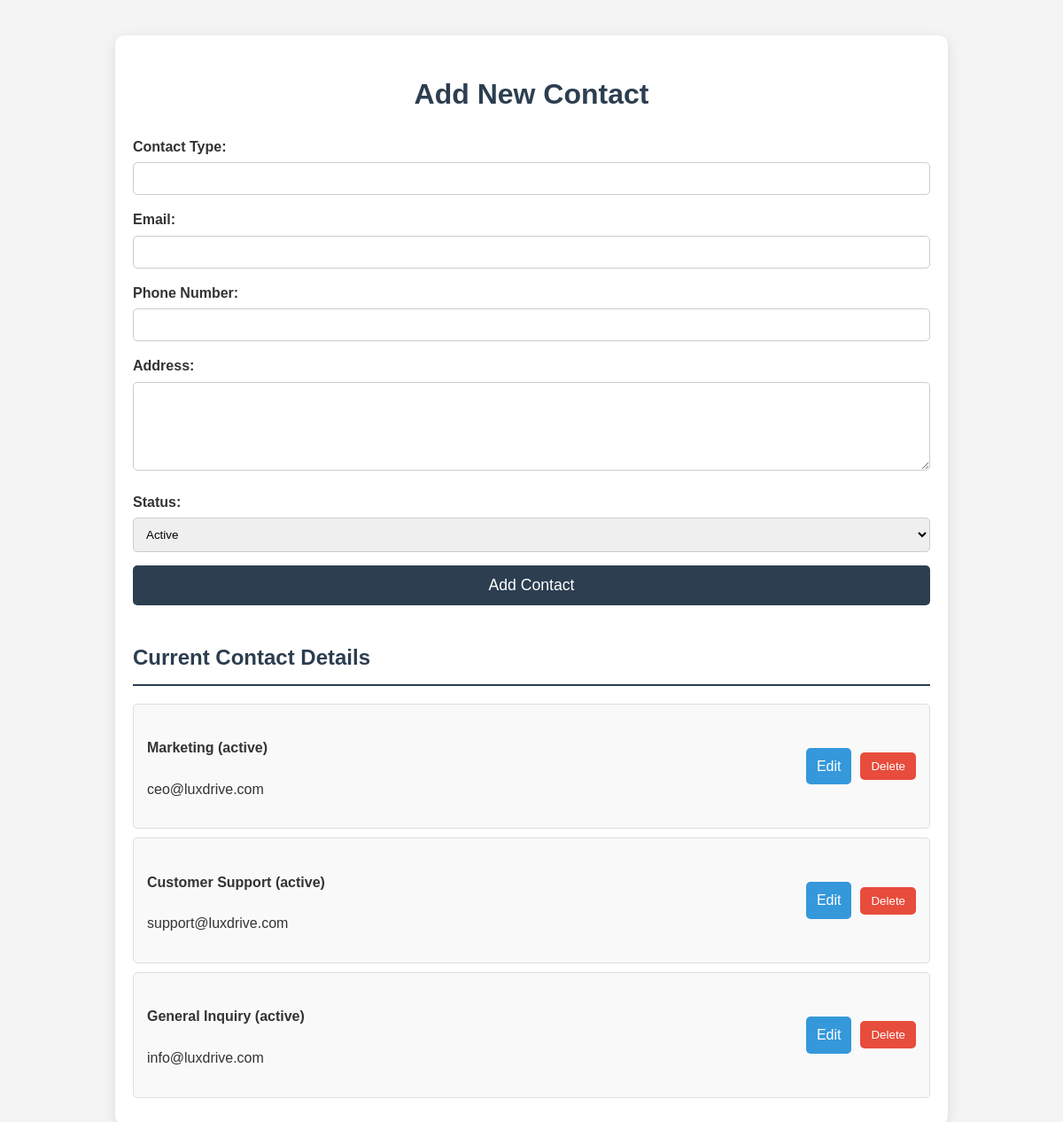
/edit_contact.php, run on the app's committed database.
### tables this page shows
CREATE TABLE `contact_details` (
  `id` int(11) NOT NULL,
  `contact_type` varchar(255) NOT NULL,
  `email` varchar(255) DEFAULT NULL,
  `phone_number` varchar(50) DEFAULT NULL,
  `address` text DEFAULT NULL,
  `status` varchar(50) NOT NULL,
  `created_at` timestamp NOT NULL DEFAULT current_timestamp(),
  `updated_at` timestamp NOT NULL DEFAULT current_timestamp() ON UPDATE current_timestamp()
);

### edit_contact.php (the view, shortened to what this page needs)
<?php
require_once 'dbconnect.php';
$edit_contact = null;
try {
    $stmt = $pdo->query("SELECT * FROM contact_details ORDER BY id DESC");
    $allContacts = $stmt->fetchAll(PDO::FETCH_ASSOC);
} catch (PDOException $e) {
    $allContacts = [];
    error_log("Contact fetch error: " . $e->getMessage());
}
?>
<!DOCTYPE html>
<html lang="en">
<head>
    <link rel="stylesheet" href="https://cdnjs.cloudflare.com/ajax/libs/font-awesome/6.4.0/css/all.min.css">
</head>
<body>
    <div class="container">
        <h1><?= $edit_contact ? 'Edit Contact' : 'Add New Contact'; ?></h1>
        <form action="edit_contact.php" method="POST">
            <div class="form-group">
                <label for="contact_type">Contact Type:</label>
                <input type="text" id="contact_type" name="contact_type" value="<?= htmlspecialchars($edit_contact['contact_type'] ?? ''); ?>" required>
            </div>
            <div class="form-group">
                <label for="email">Email:</label>
                <input type="text" id="email" name="email" value="<?= htmlspecialchars($edit_contact['email'] ?? ''); ?>">
            </div>
            <div class="form-group">
                <label for="phone_number">Phone Number:</label>
                <input type="text" id="phone_number" name="phone_number" value="<?= htmlspecialchars($edit_contact['phone_number'] ?? ''); ?>">
            </div>
            <div class="form-group">
                <label for="address">Address:</label>
                <textarea id="address" name="address"><?= htmlspecialchars($edit_contact['address'] ?? ''); ?></textarea>
            </div>
            <div class="form-group">
                <label for="status">Status:</label>
                <select id="status" name="status">
                    <option value="active" <?= ($edit_contact['status'] ?? '') === 'active' ? 'selected' : ''; ?>>Active</option>
                </select>
            </div>
            <button type="submit" class="button"><?= $edit_contact ? 'Update Contact' : 'Add Contact'; ?></button>
        </form>
        <div class="contact-list">
            <h2>Current Contact Details</h2>
            <?php if (!empty($allContacts)): ?>
                <?php foreach ($allContacts as $contact): ?>
                    <div class="contact-item-display">
                        <div class="contact-content">
                            <h4><?= htmlspecialchars($contact['contact_type']); ?> (<?= htmlspecialchars($contact['status']); ?>)</h4>
                            <p><?= htmlspecialchars($contact['email']); ?></p>
                        </div>
                        <div class="contact-actions">
                            <a href="edit_contact.php?action=edit&id=<?= htmlspecialchars($contact['id']); ?>" class="edit-btn">Edit</a>
                            <form action="edit_contact.php" method="POST" onsubmit="return confirm('Are you sure you want to delete this contact?');">
                                <button type="submit" class="delete-btn">Delete</button>
                            </form>
                        </div>
                    </div>
                <?php endforeach; ?>
            <?php else: ?>
                <p>No contact details have been added yet.</p>
            <?php endif; ?>
        </div>
    </div>
</body>
</html>

### edit_contact.php (style rules this page uses)
body { font-family: 'Arial', sans-serif; background-color: #f4f4f4; color: #333; line-height: 1.6; }
.container { max-width: 900px; margin: 40px auto; padding: 20px; background: #fff; border-radius: 10px; box-shadow: 0 4px 15px rgba(0, 0, 0, 0.1); }
h1 { color: #2c3e50; text-align: center; margin-bottom: 20px; }
.form-group { margin-bottom: 15px; }
label { display: block; font-weight: bold; margin-bottom: 5px; }
input[type="text"], textarea, select { width: 100%; padding: 10px; border: 1px solid #ccc; border-radius: 5px; box-sizing: border-box; }
textarea { height: 100px; resize: vertical; }
.button { display: block; width: 100%; padding: 12px; background-color: #2c3e50; color: #fff; border: none; border-radius: 5px; font-size: 1.1em; cursor: pointer; transition: background-color 0.3s ease; text-align: center; text-decoration: none; }
.contact-list { margin-top: 40px; }
.contact-list h2 { border-bottom: 2px solid #2c3e50; padding-bottom: 10px; margin-bottom: 20px; color: #2c3e50; }
.contact-item-display { background-color: #f9f9f9; padding: 15px; margin-bottom: 10px; border-radius: 5px; border: 1px solid #ddd; display: flex; justify-content: space-between; align-items: center; }
.contact-content { flex-grow: 1; padding-right: 20px; }
.contact-actions { display: flex; align-items: center; gap: 10px; }
.edit-btn, .delete-btn { padding: 8px 12px; border-radius: 5px; cursor: pointer; border: none; color: white; text-decoration: none; }
.edit-btn { background-color: #3498db; }
.delete-btn { background-color: #e74c3c; }

### data on the page
contact_details: contact_type "Marketing", status "active", email "ceo@luxdrive.com"
contact_details: contact_type "Customer Support", status "active", email "support@luxdrive.com"
contact_details: contact_type "General Inquiry", status "active", email "info@luxdrive.com"
